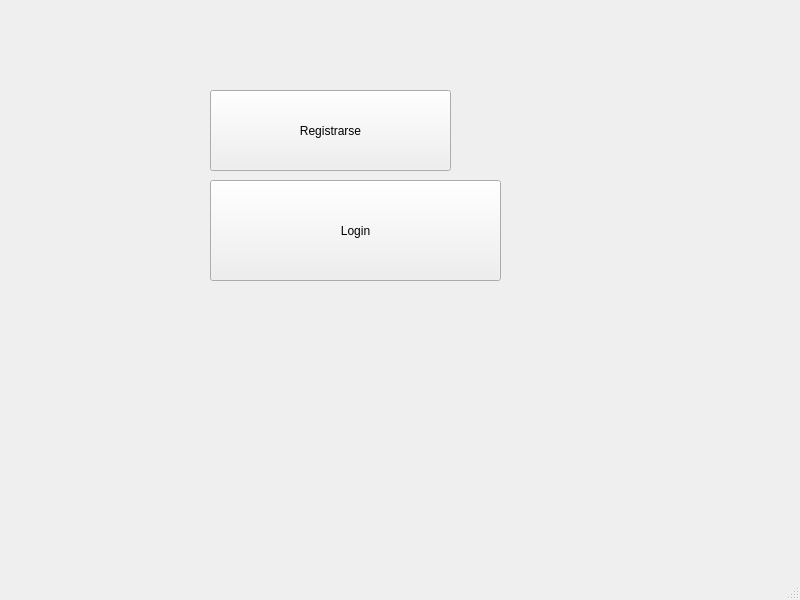
<?xml version="1.0" encoding="UTF-8"?>
<ui version="4.0">
 <class>MainWindow</class>
 <widget class="QMainWindow" name="MainWindow">
  <property name="geometry">
   <rect>
    <x>0</x>
    <y>0</y>
    <width>800</width>
    <height>600</height>
   </rect>
  </property>
  <property name="windowTitle">
   <string>MainWindow</string>
  </property>
  <widget class="QWidget" name="centralwidget">
   <widget class="QPushButton" name="pushButton">
    <property name="geometry">
     <rect>
      <x>210</x>
      <y>90</y>
      <width>241</width>
      <height>81</height>
     </rect>
    </property>
    <property name="text">
     <string>Registrarse</string>
    </property>
   </widget>
   <widget class="QPushButton" name="pushButton_2">
    <property name="geometry">
     <rect>
      <x>210</x>
      <y>180</y>
      <width>291</width>
      <height>101</height>
     </rect>
    </property>
    <property name="text">
     <string>Login</string>
    </property>
   </widget>
  </widget>
  <widget class="QMenuBar" name="menubar">
   <property name="geometry">
    <rect>
     <x>0</x>
     <y>0</y>
     <width>800</width>
     <height>20</height>
    </rect>
   </property>
  </widget>
  <widget class="QStatusBar" name="statusbar"/>
 </widget>
 <resources/>
 <connections/>
</ui>
